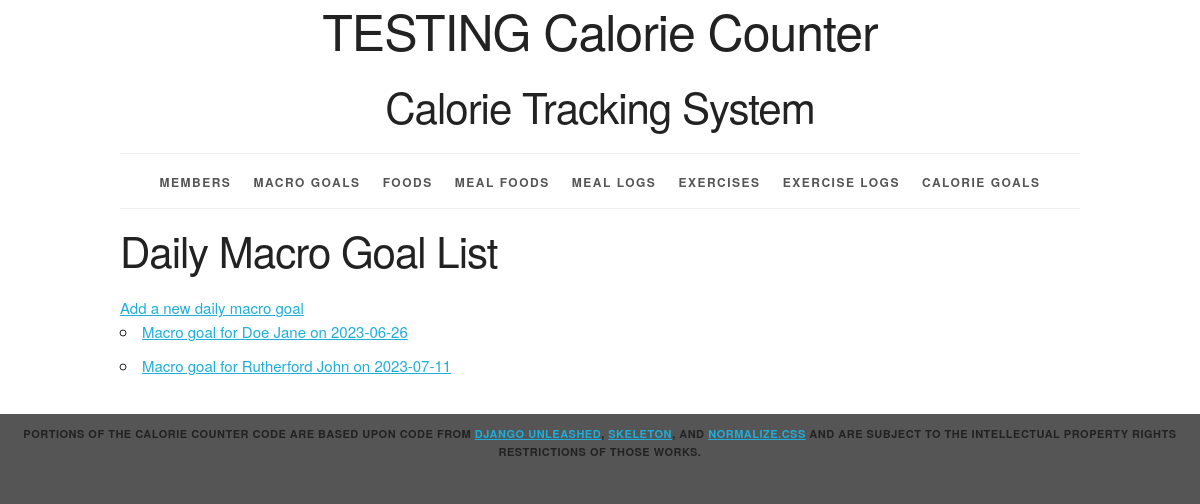
The app's page /dailymacrogoal/ with its own data.
### calorie_counter/models.py (models this page shows, shortened)
class DailyMacroGoal(models.Model):
    id = models.AutoField(primary_key=True)
    member = models.ForeignKey('Member', related_name='daily_macro_goals', on_delete=models.CASCADE)
    protein_goal = models.IntegerField()
    carbohydrate_goal = models.IntegerField()
    fat_goal = models.IntegerField()
    date = models.DateField()
    def get_absolute_url(self):
        return reverse('calorie_counter_daily_macro_goal_detail_urlpattern',
                       kwargs={'pk': self.pk}
                       )
    def __str__(self):
        return 'Macro goal for %s on %s' % (self.member, self.date)

class Member(models.Model):
    SEX_CHOICES = [
        ('M', 'Male'),
        ('F', 'Female'),
    ]
    id = models.AutoField(primary_key=True)
    first_name = models.CharField(max_length=50)
    last_name = models.CharField(max_length=50)
    e_mail = models.EmailField(max_length=254, unique=True)
    height = models.IntegerField(help_text="Height in inches")
    weight = models.IntegerField(help_text="Weight in pounds")
    age = models.IntegerField(help_text="Age in years")
    sex = models.CharField(help_text="Male = M, Female = F", max_length=1, choices=SEX_CHOICES)
    date_joined = models.DateField()
    disambiguator = models.CharField(max_length=45, blank=True, default='')
    def __str__(self):
        if self.disambiguator == '':
            result = '%s %s ' % (self.last_name, self.first_name)
        else:
            result = '%s, %s (%s)' % (self.last_name, self.first_name, self.disambiguator)
        return result
    class Meta:
        ordering = ['last_name', 'first_name', 'disambiguator']
        constraints = [
            models.UniqueConstraint(fields=['first_name', 'last_name', 'e_mail'], name='unique_member')
        ]

### calorie_counter/views.py (the view)
class DailyMacroGoalList(View):
    def get(self, request):
        return render(
            request,
            'calorie_counter/daily_macro_goal_list.html',
            {'daily_macro_goal_list': DailyMacroGoal.objects.all()}
        )

### calorie_counter/templates/calorie_counter/daily_macro_goal_list.html (shortened to what this page needs)
{%  extends 'calorie_counter/base.html' %}
{%  block content %}
    <h2> Daily Macro Goal List </h2>
    <div>
        <a href="{% url 'calorie_counter_daily_macro_goal_create_urlpattern' %}"> Add a new daily macro goal </a>
    </div>
    <ul>
        {% for daily_macro_goal in daily_macro_goal_list %}
            <li>
                <a href="{{ daily_macro_goal.get_absolute_url }}"> {{ daily_macro_goal }} </a>
            </li>
        {%  empty   %}
            <li><em>There are currently no daily macro goals.</em></li>
        {% endfor %}
    </ul>
{%  endblock %}

### calorie_counter/static/calorie_counter/skeleton.css (style rules this page uses)
html { font-size: 62.5%; }
body { font-size: 1.5em; line-height: 1.6; font-weight: 400; font-family: "Raleway", "HelveticaNeue", "Helvetica Neue", Helvetica, Arial, sans-serif; color: #222; }
h1, h2, h3, h4, h5, h6 { margin-top: 0; margin-bottom: 2rem; font-weight: 300; }
h2 { font-size: 3.6rem; line-height: 1.25; letter-spacing: -.1rem; }
@media (min-width: 550px) { h2 { font-size: 4.2rem; } }
a { color: #1EAEDB; }
ul { list-style: circle inside; }
ol, ul { padding-left: 0; margin-top: 0; }
li { margin-bottom: 1rem; }
pre, blockquote, dl, figure, table, p, ul, ol, form { margin-bottom: 2.5rem; }

### calorie_counter/static/calorie_counter/style.css (style rules this page uses)
html { height: 100%; background-color: #555; }
body { background-color: white; }

### records on screen
DailyMacroGoal: member+date "Macro goal for Doe Jane on 2023-06-26"
DailyMacroGoal: member+date "Macro goal for Rutherford John on 2023-07-11"
